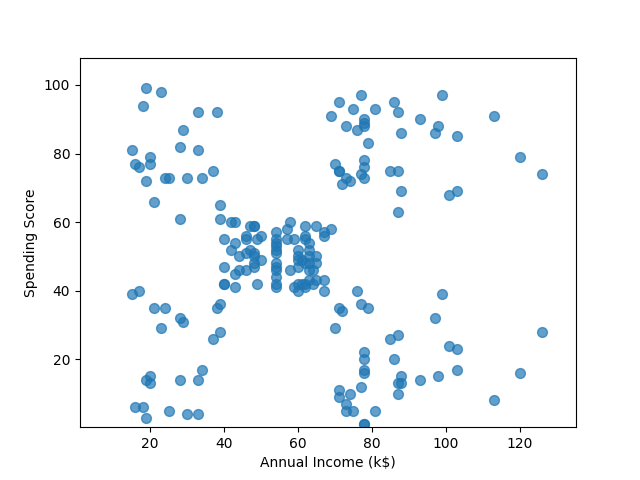

Write Python code to recreate this figure.
import pandas as pd
customers = pd.read_csv('customer_data.csv')
print(customers.head())
#Visualize data Annual Income vs spending Score
import matplotlib.pyplot as plt
points = customers.iloc[:, 3:5].values
x = points[:, 0]
y = points[:, 1]
plt.scatter(x, y, s=50, alpha=0.7)
plt.xlabel('Annual Income (k$)')
plt.ylabel('Spending Score')
plt.show()
#Using k means clustering create 6 clusters of customers based on their spending pattern.Visualize the same in a scatter plot with each cluster in a different color scheme.
from sklearn.cluster import KMeans
kmeans = KMeans(n_clusters=6, random_state=0)
kmeans.fit(points)
predicted_cluster_indexes = kmeans.predict(points)
plt.scatter(x, y, c=predicted_cluster_indexes, s=50, alpha=0.7, cmap='viridis')
centers = kmeans.cluster_centers_
plt.scatter(centers[:, 0], centers[:, 1], c='red', s=100)
plt.show()
#print cluster index for each data point after applying K Means
print("\nPredicted Cluster Indexes:\n",predicted_cluster_indexes)


    OUTPUT
   =======

C:\Users\MLM\PycharmProjects\pythonProject\DEVAN\Scripts\python.exe C:\Users\MLM\PycharmProjects\pythonProject\DEVAN\kmean.py 
   CustomerID  Gender  Age  Annual Income (k$)  Spending Score (1-100)
0           1    Male   19                  15                      39
1           2    Male   21                  15                      81
2           3  Female   20                  16                       6
3           4  Female   23                  16                      77
4           5  Female   31                  17                      40
